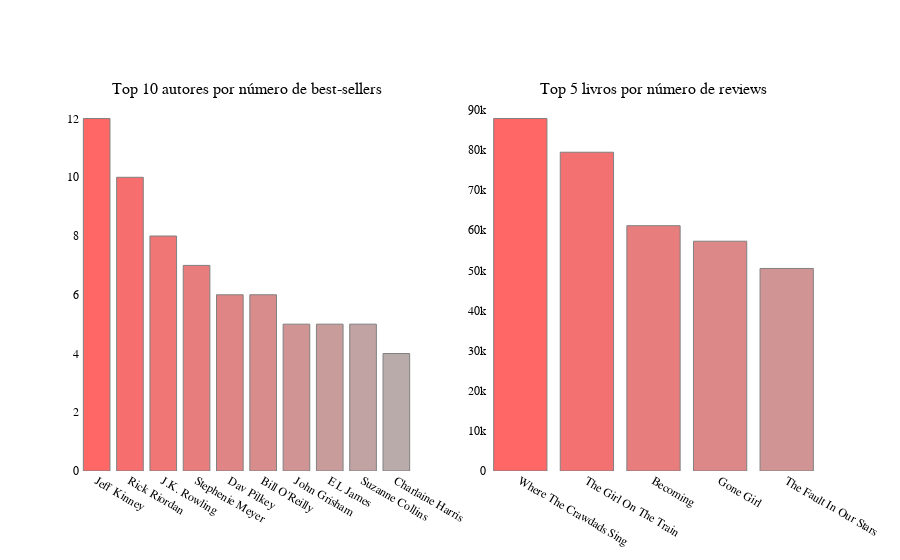

The notebook cell saved with this chart:
### Code cell
# Definindo os parâmetros de visualização:
fig_3 = make_subplots(rows=1, cols=2,
                      specs=[[{'type': 'xy'}, {"type": "xy"}]],
                      subplot_titles=("Top 10 autores por número de best-sellers", 
                                      "Top 5 livros por número de reviews"))

# Configuração dos parâmetros do gráfico de barra (esquerda):
fig_3.add_trace(go.Bar(x=authors_by_books_written['Author'][:10], 
                       y=authors_by_books_written['Name'][:10],
                       name ='Count books',
                       marker_color=['#ff6666','#f76e6e', '#f07575', '#e87d7d', '#e08585',
                                     '#d98c8c', '#d19494', '#c99c9c', '#c2a3a3', '#baabab']),
                       row=1, col=1)

# Configuração dos parâmetros do gráfico de barra (direita):
fig_3.add_trace(go.Bar(x=books_by_reviews['Name'][:5], 
                       y=books_by_reviews['Reviews'][:5],
                       marker_color=['#ff6666','#f47171', '#e87d7d', '#dd8888', '#d19494'],
                       name ='Reviews'),
                       row=1, col=2)

# Definindo os parâmetros do gráfico ao exibir:
fig_3.update_traces(marker_line_color='Gray',
                    marker_line_width=1)

# Definindo os parâmetros do gráfico ao exibir:
fig_3.update_layout(showlegend=False, 
                    plot_bgcolor='rgba(0,0,0,0)',
                    font=dict(family='Arial', 
                              size=12, 
                              color='black'))

# Plotando os gráficos:
fig_3.show()

### Figure 1 — Plotly figure (JSON) as saved in the notebook; plotly's stock layout.template omitted (floating-point values rounded to 4 significant figures)
{"data": [{"marker": {"color": ["#ff6666", "#f76e6e", "#f07575", "#e87d7d", "#e08585", "#d98c8c", "#d19494", "#c99c9c", "#c2a3a3", "#baabab"], "line": {"color": "Gray", "width": 1}}, "name": "Count books", "type": "bar", "x": ["Jeff Kinney", "Rick Riordan", "J.K. Rowling", "Stephenie Meyer", "Dav Pilkey", "Bill O'Reilly", "John Grisham", "E L James", "Suzanne Collins", "Charlaine Harris"], "xaxis": "x", "y": [12, 10, 8, 7, 6, 6, 5, 5, 5, 4], "yaxis": "y"}, {"marker": {"color": ["#ff6666", "#f47171", "#e87d7d", "#dd8888", "#d19494"], "line": {"color": "Gray", "width": 1}}, "name": "Reviews", "type": "bar", "x": ["Where The Crawdads Sing", "The Girl On The Train", "Becoming", "Gone Girl", "The Fault In Our Stars"], "xaxis": "x2", "y": [87841, 79446, 61133, 57271, 50482], "yaxis": "y2"}], "layout": {"annotations": [{"font": {"size": 16}, "showarrow": false, "text": "Top 10 autores por número de best-sellers", "x": 0.225, "xanchor": "center", "xref": "paper", "y": 1, "yanchor": "bottom", "yref": "paper"}, {"font": {"size": 16}, "showarrow": false, "text": "Top 5 livros por número de reviews", "x": 0.775, "xanchor": "center", "xref": "paper", "y": 1, "yanchor": "bottom", "yref": "paper"}], "font": {"color": "black", "family": "Arial", "size": 12}, "plot_bgcolor": "rgba(0,0,0,0)", "showlegend": false, "xaxis": {"anchor": "y", "domain": [0, 0.45]}, "xaxis2": {"anchor": "y2", "domain": [0.55, 1]}, "yaxis": {"anchor": "x", "domain": [0, 1]}, "yaxis2": {"anchor": "x2", "domain": [0, 1]}}}
